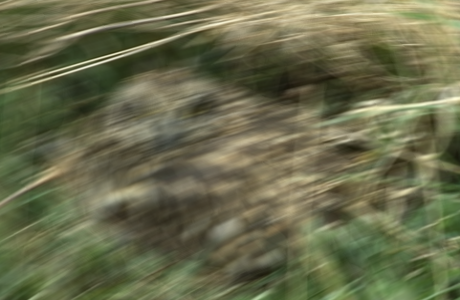
#> input picture dataset_old/data_syn/train/8143_021_blurryimg.png, 460 x 300 px, found by its file name
$ python flow_field.py
#> lines starting #> are read from the running program, lines starting #| are printed output that depends on the picture
# Generate the flowfield from mat files
import numpy as np
import matplotlib.pyplot as plt
import matplotlib.image as mpimg
import os
import scipy.io as sio

def generate_flowfield(image_path, prediction_path):
    """
    Function to generate the flowfield from .npy files
    """
#> called with prediction_path = 'DeBlur/result_flowfield.mat'
    # Read the prediction file
    prediction = sio.loadmat(prediction_path)
#> (reads result_flowfield.mat from the repository)
    prediction =  prediction['mfmap']

    # Convert prediction to numpy array
    prediction = np.array(prediction)

    # Read the image file
    image = mpimg.imread(image_path)
#> image is the input picture: shape (300, 460, 3) float32; mean R, G, B 0.411, 0.419, 0.299

    print("Prediction shape:", prediction.shape)

    u_values = np.zeros((300, 460))
    v_values = np.zeros((300, 460))
    u_values[:min(prediction.shape[0], 300), :min(prediction.shape[1], 460)] = prediction[:min(prediction.shape[0], 300), :min(prediction.shape[1], 460), 0]
    v_values[:min(prediction.shape[0], 300), :min(prediction.shape[1], 460)] = prediction[:min(prediction.shape[0], 300), :min(prediction.shape[1], 460), 1]

    # Create a figure and axis
    fig, ax = plt.subplots()

    # Create a meshgrid for the coordinates
    x = np.arange(0, image.shape[1], 20)
#> x = 23 values from 0 to 440
    y = np.arange(0, image.shape[0], 20)
    X, Y = np.meshgrid(x, y)

    # Longer arrows
    ax.quiver(X, Y, u_values[::20, ::20], v_values[::20, ::20])

    # Display the image
    ax.imshow(image)

    # Save the figure
    plt.savefig('DeBlur/flowfield.png')
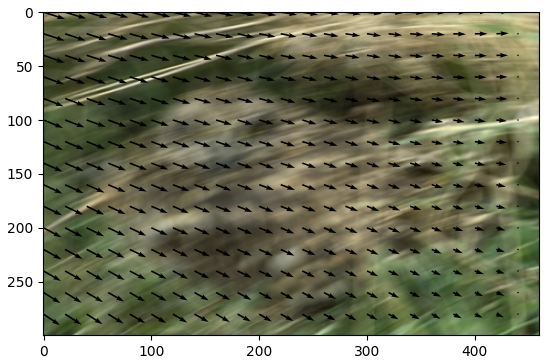
#> figure drawn by matplotlib, 1 panel

def main() :
    # Generate the flowfield from .npy files
    image_path = 'DeBlur/dataset_old/data_syn/train/8143_021_blurryimg.png'
    prediction_path = 'DeBlur/result_flowfield.mat'
    generate_flowfield(image_path, prediction_path)


if __name__ == "__main__" :
    main()
